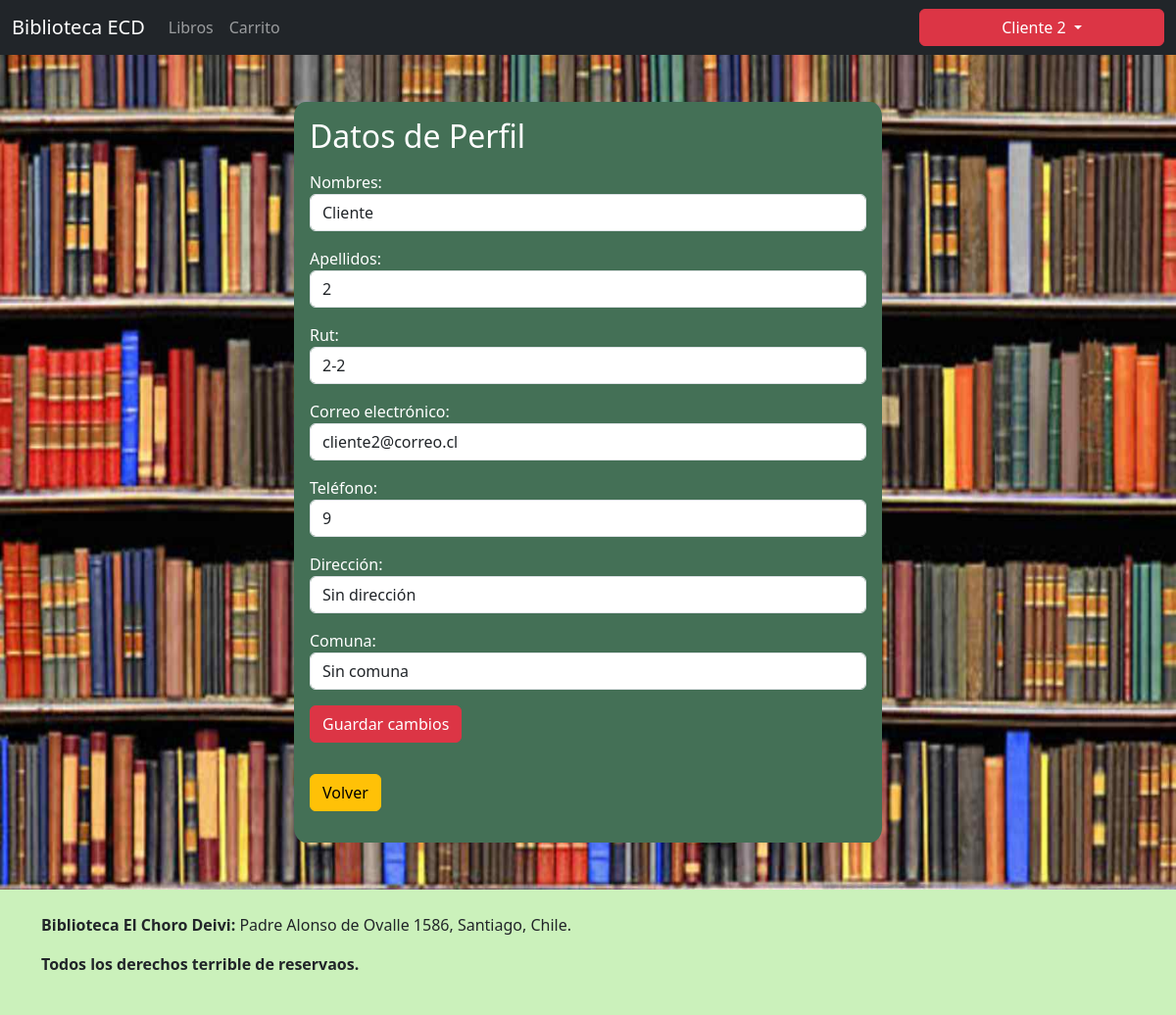
/perfil/ (signed in), run on the app's committed database.
### biblioteca/models.py (models this page shows, shortened)
class Usuario(AbstractUser):
    rut         = models.CharField(unique=True, max_length=10) #UK no se repite rut
    email       = models.EmailField(unique=True) #UK no se repite correo
    first_name  = models.CharField(max_length=50)
    last_name   = models.CharField(max_length=50)
    telefono    = models.IntegerField(blank=True, null=True)
    direccion   = models.CharField(max_length=100, blank=True, null=True)
    comuna      = models.CharField(max_length=30, blank=True, null=True)

### biblioteca/views.py (the view)
# urls.py: path('perfil/', views.perfil, name='usuario_perfil'), #url para que el cliente vea su perfil y modifique datos
@login_required
def perfil(request):
    if request.method == 'POST':
        form_perfil = PerfilForm(request.POST, instance=request.user)
        if form_perfil.is_valid():
            if form_perfil.has_changed():
                try:
                    form_perfil.save()
                    return JsonResponse({'success': True, 'message': 'Perfil actualizado correctamente.'})
                except forms.ValidationError as e:
                    errors = form_perfil.errors.as_json()
                    return JsonResponse({'success': False, 'message': str(e), 'errors': errors})
                except IntegrityError as e:
                    return JsonResponse({'success': False, 'message': 'Hubo un error al actualizar el perfil.'})
            else:
                errors = form_perfil.errors.as_json()
                return JsonResponse({'success': False, 'message': 'No se han realizado cambios.', 'errors': errors})
        else:
            errors = form_perfil.errors.as_json()
            return JsonResponse({'success': False, 'message': 'Formulario inválido.', 'errors': errors})
    else:
        form_perfil = PerfilForm(instance=request.user)
    return render(request, 'biblioteca/perfil.html', {'form_perfil': form_perfil})

### biblioteca/forms.py (shortened to what this page needs)
class PerfilForm(UserChangeForm):
    password = None #excluir campo de password
    class Meta:
        model = Usuario
        fields = ['first_name', 'last_name', 'rut', 'username', 'telefono', 'direccion', 'comuna']
        labels = {
            'first_name': 'Nombres',
            'last_name': 'Apellidos',
            'username': 'Correo electrónico',
            'telefono': 'Teléfono',
            'direccion': 'Dirección',
        }
        help_texts = {'username': '',}
        widgets = {
            'first_name': forms.TextInput(attrs={'class': 'form-control'}),
            'last_name': forms.TextInput(attrs={'class': 'form-control'}),
            'rut': forms.TextInput(attrs={'class': 'form-control'}),
            'username': forms.EmailInput(attrs={'class': 'form-control'}),
            'telefono': forms.TextInput(attrs={'class': 'form-control'}),
            'direccion': forms.TextInput(attrs={'class': 'form-control'}),
            'comuna': forms.TextInput(attrs={'class': 'form-control'}),
        }

### biblioteca/templates/biblioteca/perfil.html (shortened to what this page needs)
{% extends 'base.html' %}
{% block content %}
    {% load static %}
    <div class="background_registrarse">
        <div class="grid_registro">
            <div class="mt-5 mb-5 grid_registro_contenido">
                <div class="mt-3 mb-3 mx-3">
                    <h2 class="mt-3 mb-3">Datos de Perfil</h2>
                    {% if not user.is_staff %}
                        <form class="form_datosPerfil" method="POST" action="{% url 'usuario_perfil' %}">
                            {{ form_perfil.as_p }}
                            <div class="mt-3 mb-3">
                                <button type="submit" name="guardarCambios" class="btn btn-danger btn_guardarCambios">Guardar cambios</button>
                            </div>
                        </form>
                    {% endif %}
                    <a type="button" class="btn btn-warning mb-3 mt-3" href="{% url 'index' %}">Volver</a>
                </div>
            </div>
        </div>
    </div>
{% endblock %}
{% block footer %}
    {% load static %}
{% endblock %}

### biblioteca/templates/base.html (shortened to what this page needs)
{% load static %}
<!DOCTYPE html>
<html lang="en">
    <head>
        <link href="{% static 'css/estilos.css' %}" rel="stylesheet">
        <link href="https://cdn.jsdelivr.net/npm/bootstrap@5.3.3/dist/css/bootstrap.min.css" rel="stylesheet">
        <link rel="stylesheet" type="text/css" href="https://cdn.datatables.net/1.10.25/css/jquery.dataTables.min.css">
    </head>
    <body>
        <nav class="navbar navbar-expand-md bg-dark" data-bs-theme="dark">
            <div class="container-fluid">
                <a class="navbar-brand" href="{% url 'index' %}">Biblioteca ECD</a>
                <div class="collapse navbar-collapse" id="navbarScroll">
                    <ul class="navbar-nav me-auto my-2 my-lg-0 navbar-nav-scroll" style="--bs-scroll-height: 100px;">
                        <li class="nav-item">
                            <a class="nav-link" aria-current="page" href="{% url 'lista_libros' %}">Libros</a>
                        </li>
                        {% if user.is_authenticated and user.is_staff == False %}
                            <li class="nav-item">
                                <a class="nav-link" aria-current="page" href="{% url 'reserva_carrito' %}">Carrito</a>
                            </li>
                        {% endif %}
                    </ul>
                    {% if user.is_authenticated %}
                        <div class="dropdown">
                            <button type="button" class="btn btn-danger dropdown-toggle opciones_login" data-bs-toggle="dropdown" aria-expanded="false" data-bs-auto-close="outside">
                                {{ user.first_name }} {{ user.last_name }}
                            </button>
                        </div>
                    {% endif %}
                </div>
            </div>
        </nav>
        {% block content %}
        {% endblock %}
        <div class="background_final">
            <br>
            <div class="container-sm">
                <p><strong>Biblioteca El Choro Deivi: </strong>Padre Alonso de Ovalle 1586, Santiago, Chile.</p>
            </div>
            <div class="container-sm">
                <p><strong>Todos los derechos terrible de reservaos.</strong></p>
            </div>
            <br>
        </div>
    </body>
</html>

### biblioteca/static/css/estilos.css (style rules this page uses)
.opciones_login { width: 250px; text-align: center; }
.background_final { background-color: rgb(203, 241, 187); }
.background_registrarse { background-image: url("../assets/bg_libros.jpg"); background-repeat: no-repeat; background-attachment: fixed; background-size: 100% 100%; }
.grid_registro { display: grid; place-items: center; }
.grid_registro_contenido { margin: auto; width: 50%; background-color: rgb(68, 112, 86); color: white; border-radius: 2%; }

### data on the page
Usuario: first_name "Cliente", last_name "2", rut "2-2", username "cliente2@correo.cl", telefono "9", direccion "Sin dirección", comuna "Sin comuna"
